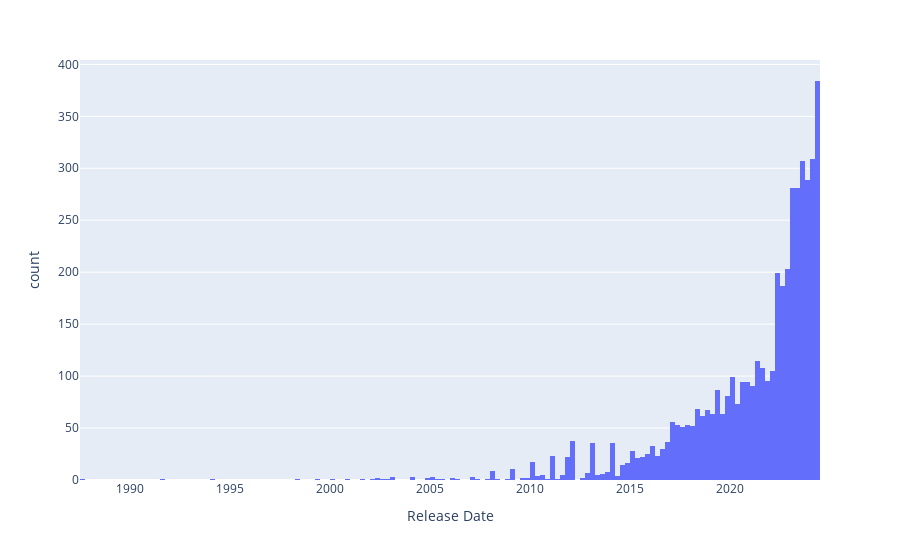

Notebook code cell kept with this figure:
### Markdown cell above
plot the distribution of albums over time

### Code cell
px.histogram(df, x='Release Date', title='')

### Figure 1 — Plotly figure (JSON) as saved in the notebook; plotly's stock layout.template omitted (floating-point values rounded to 4 significant figures; data arrays with more than 128 entries replaced by an {"elided": "..."} marker saying what was removed)
{"data": [{"alignmentgroup": "True", "bingroup": "x", "hovertemplate": "Release Date=%{x}<br>count=%{y}<extra></extra>", "legendgroup": "", "marker": {"color": "#636efa", "pattern": {"shape": ""}}, "name": "", "offsetgroup": "", "orientation": "v", "showlegend": false, "type": "histogram", "x": {"elided": "4600 str values"}, "xaxis": "x", "yaxis": "y"}], "layout": {"barmode": "relative", "legend": {"tracegroupgap": 0}, "margin": {"t": 60}, "xaxis": {"anchor": "y", "domain": [0, 1], "title": {"text": "Release Date"}}, "yaxis": {"anchor": "x", "domain": [0, 1], "title": {"text": "count"}}}}
